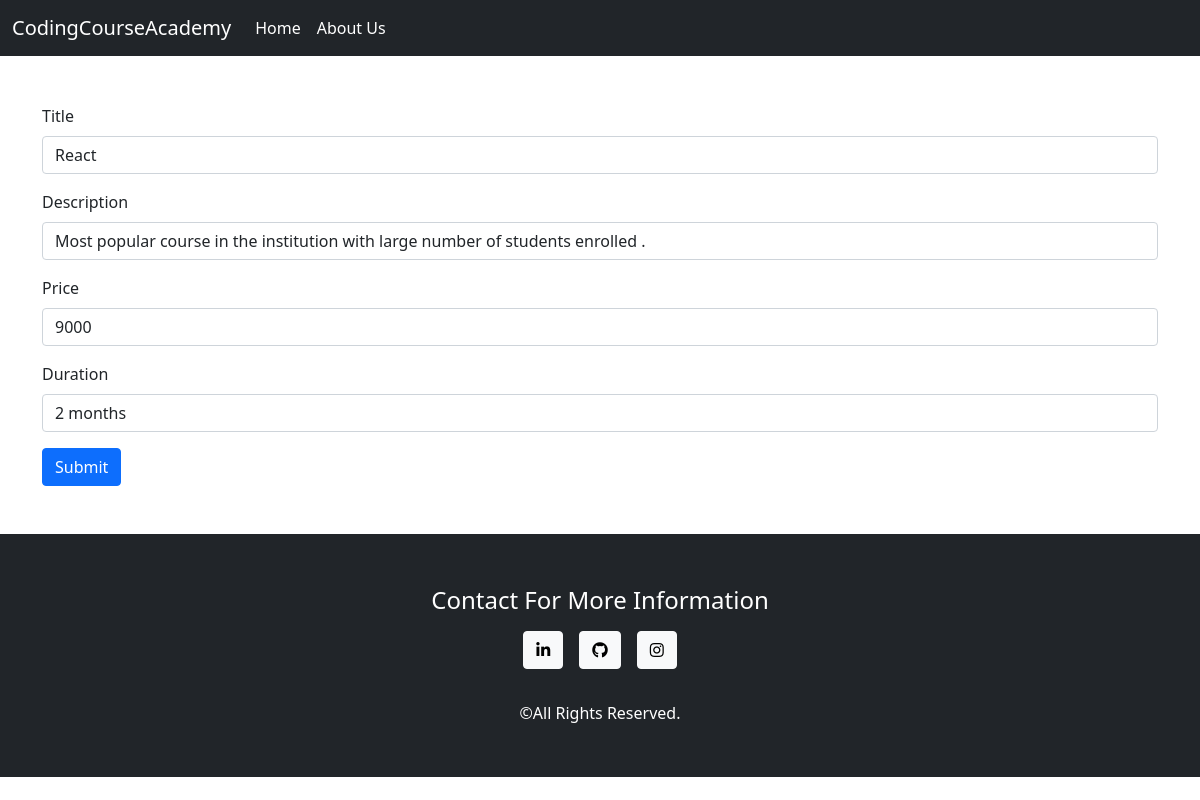
The page /edit/3 on the database its author committed.
### course_app/models.py (models this page shows, shortened)
class Course(models.Model):
    title=models.CharField(max_length=50)
    description=models.TextField()
    price=models.IntegerField()
    duration=models.CharField(max_length=25)

### course_app/views.py (the view, shortened to what this page needs)
# urls.py: path('edit/<int:id>',views.edit,name='edit')
def edit(request,id):
   course=Course.objects.get(id=id)
   if request.method=='GET':
    return render(request,'main_app/edit.html',{'course':course})

### course_app/templates/main_app/edit.html (shortened to what this page needs)
{% extends 'core/base.html'%}
{% block content %}
<div class="container">
<form method="POST" >
    <div class="mb-3">
      <label for="title" class="form-label">Title</label>
      <input type="text" class="form-control" id="title" name="title" value="{{course.title}}">
    </div>
    <div class="mb-3">
        <label for="desc" class="form-label">Description</label>
        <input type="text" class="form-control" id="desc" name="desc" value="{{course.description}}">
      </div>
      <div class="mb-3">
        <label for="price" class="form-label">Price</label>
        <input type="text" class="form-control" id="price" name="price" value="{{course.price}}">
      </div>
      <div class="mb-3">
        <label for="duration" class="form-label">Duration</label>
        <input type="text" class="form-control" id="duration" name="duration" value="{{course.duration}}">
      </div>
    <button type="submit" class="btn btn-primary">Submit</button>
  </form>
</div>
{% endblock content %}

### rows shown on the page
Course: title "React", desc "Most popular course in the institution with large number of students enrolled .", price "9000", duration "2 months"
